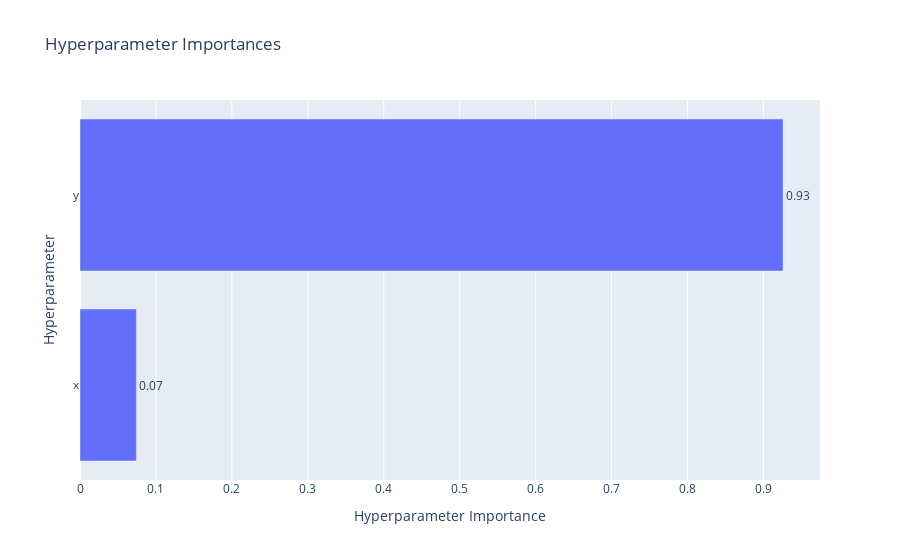

This figure's notebook cell:
### Code cell
import optuna.visualization as vis

# 하이퍼 파라미터 중요도 시각화
vis.plot_param_importances(study).show()

### Figure 1 — Plotly figure (JSON) as saved in the notebook; plotly's stock layout.template omitted (floating-point values rounded to 4 significant figures)
{"data": [{"cliponaxis": false, "hovertemplate": ["x (FloatDistribution): 0.07421435808008042<extra></extra>", "y (FloatDistribution): 0.9257856419199195<extra></extra>"], "name": "Objective Value", "orientation": "h", "text": ["0.07", "0.93"], "textposition": "outside", "type": "bar", "x": [0.07421, 0.9258], "y": ["x", "y"]}], "layout": {"title": {"text": "Hyperparameter Importances"}, "xaxis": {"title": {"text": "Hyperparameter Importance"}}, "yaxis": {"title": {"text": "Hyperparameter"}}}}
